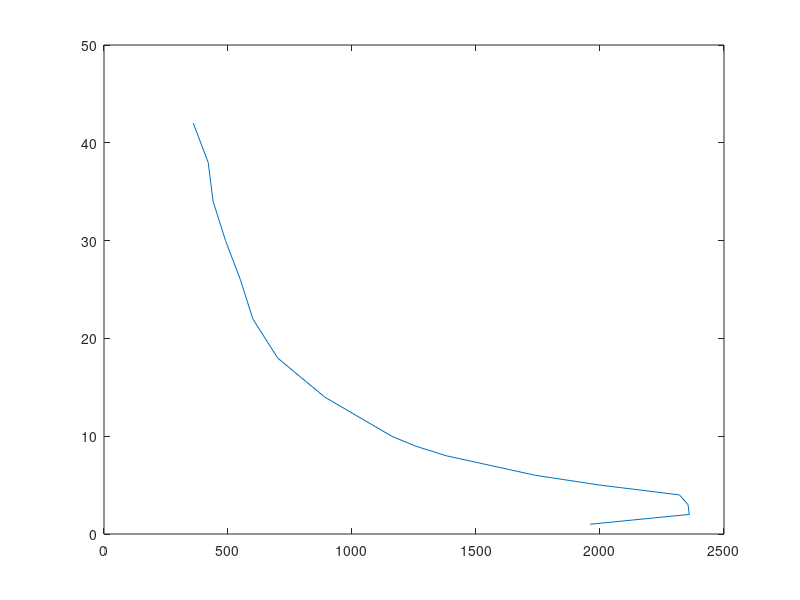

Write MATLAB code to recreate this figure. (Note: this script raises an error after producing the figure.)

%% Gemessen Daten
distanceMeasured = [1 2 3 4 5 6 7 8 9 10 14 18 22 26 30 34 38 42] ;   %gemessene Distanz in mm
voltageOutput = [1960 2360 2355 2320 2000 1740 1560 1380 1255 1160 890 700 600 550 490 440 420 360];     %gemessen Spannung mit dem ADC in mV


%% Invers function 
% 
% 
x = [1 2 3 4 5 6 7 8 9 10 14 18 22 26 30 34 38 42] ; 
y = [1960 2360 2355 2320 2000 1740 1560 1380 1255 1160 890 700 600 550 490 440 420 360];     
plot(y,x)
curveFitter(y,x)

t = IdealTrafo;
